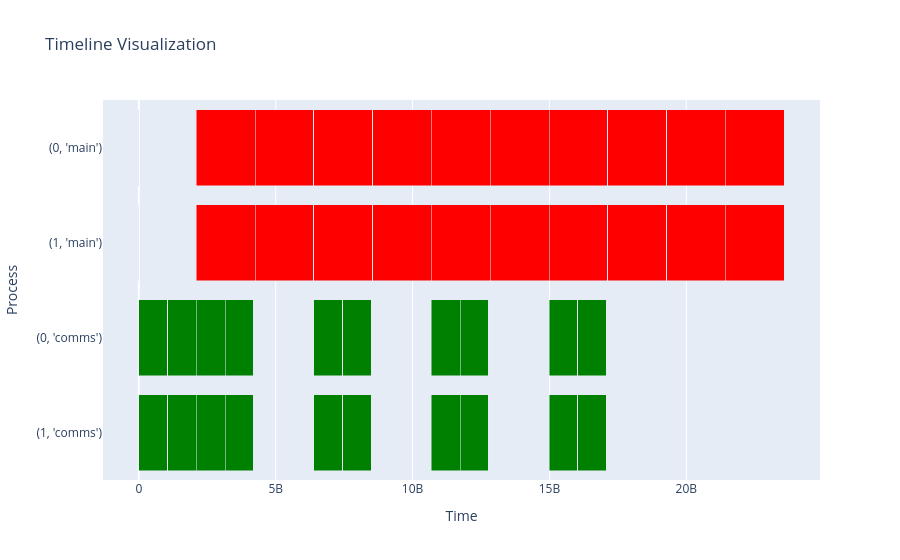

Notebook code for this chart:
### Code cell
run_fsdp_with_delay(num_layers=5, fsdp_buffer_size=1)
from controller.simulator import simulate_commands, chrome_events, visualize_events, analyze_events
events = simulate_commands(device_mesh.ctrl.backend.worker_commands)
visualize_events(events)
